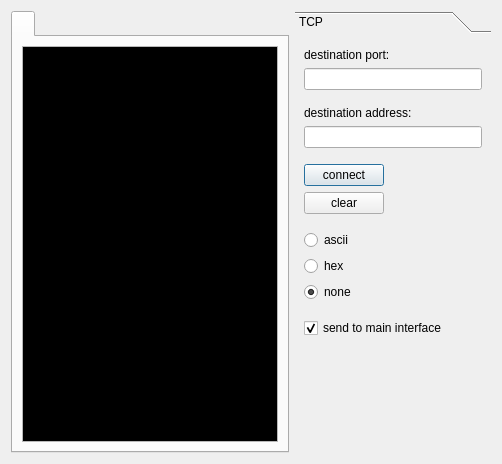
<?xml version="1.0" encoding="UTF-8"?>
<ui version="4.0">
 <class>Dialog</class>
 <widget class="QDialog" name="Dialog">
  <property name="geometry">
   <rect>
    <x>0</x>
    <y>0</y>
    <width>502</width>
    <height>464</height>
   </rect>
  </property>
  <property name="windowTitle">
   <string>dialog</string>
  </property>
  <layout class="QGridLayout" name="gridLayout_3">
   <item row="0" column="0">
    <widget class="QTabWidget" name="TabWidget">
     <widget class="QWidget" name="tab">
      <attribute name="title">
       <string/>
      </attribute>
      <layout class="QGridLayout" name="gridLayout_2">
       <item row="0" column="0">
        <widget class="QTextEdit" name="TextEdit">
         <property name="palette">
          <palette>
           <active>
            <colorrole role="WindowText">
             <brush brushstyle="SolidPattern">
              <color alpha="255">
               <red>0</red>
               <green>255</green>
               <blue>0</blue>
              </color>
             </brush>
            </colorrole>
            <colorrole role="Text">
             <brush brushstyle="SolidPattern">
              <color alpha="255">
               <red>0</red>
               <green>255</green>
               <blue>0</blue>
              </color>
             </brush>
            </colorrole>
            <colorrole role="Base">
             <brush brushstyle="SolidPattern">
              <color alpha="255">
               <red>0</red>
               <green>0</green>
               <blue>0</blue>
              </color>
             </brush>
            </colorrole>
           </active>
           <inactive>
            <colorrole role="WindowText">
             <brush brushstyle="SolidPattern">
              <color alpha="255">
               <red>0</red>
               <green>255</green>
               <blue>0</blue>
              </color>
             </brush>
            </colorrole>
            <colorrole role="Text">
             <brush brushstyle="SolidPattern">
              <color alpha="255">
               <red>0</red>
               <green>255</green>
               <blue>0</blue>
              </color>
             </brush>
            </colorrole>
            <colorrole role="Base">
             <brush brushstyle="SolidPattern">
              <color alpha="255">
               <red>0</red>
               <green>0</green>
               <blue>0</blue>
              </color>
             </brush>
            </colorrole>
           </inactive>
           <disabled>
            <colorrole role="WindowText">
             <brush brushstyle="SolidPattern">
              <color alpha="255">
               <red>120</red>
               <green>120</green>
               <blue>120</blue>
              </color>
             </brush>
            </colorrole>
            <colorrole role="Text">
             <brush brushstyle="SolidPattern">
              <color alpha="255">
               <red>120</red>
               <green>120</green>
               <blue>120</blue>
              </color>
             </brush>
            </colorrole>
            <colorrole role="Base">
             <brush brushstyle="SolidPattern">
              <color alpha="255">
               <red>240</red>
               <green>240</green>
               <blue>240</blue>
              </color>
             </brush>
            </colorrole>
           </disabled>
          </palette>
         </property>
         <property name="font">
          <font>
           <family>Arial</family>
           <pointsize>10</pointsize>
          </font>
         </property>
         <property name="lineWrapMode">
          <enum>QTextEdit::WidgetWidth</enum>
         </property>
        </widget>
       </item>
      </layout>
     </widget>
    </widget>
   </item>
   <item row="0" column="1">
    <widget class="QToolBox" name="ToolBox">
     <property name="currentIndex">
      <number>0</number>
     </property>
     <widget class="QWidget" name="pageTCP">
      <property name="geometry">
       <rect>
        <x>0</x>
        <y>0</y>
        <width>198</width>
        <height>419</height>
       </rect>
      </property>
      <attribute name="label">
       <string>TCP</string>
      </attribute>
      <layout class="QGridLayout" name="gridLayout">
       <item row="1" column="0">
        <widget class="QLineEdit" name="SocketDestinationPort">
         <property name="enabled">
          <bool>true</bool>
         </property>
         <property name="minimumSize">
          <size>
           <width>80</width>
           <height>0</height>
          </size>
         </property>
        </widget>
       </item>
       <item row="3" column="0">
        <widget class="QLabel" name="soketAddressLabel">
         <property name="text">
          <string>destination address:</string>
         </property>
        </widget>
       </item>
       <item row="5" column="0">
        <spacer name="verticalSpacer_4">
         <property name="orientation">
          <enum>Qt::Vertical</enum>
         </property>
         <property name="sizeType">
          <enum>QSizePolicy::Fixed</enum>
         </property>
         <property name="sizeHint" stdset="0">
          <size>
           <width>20</width>
           <height>10</height>
          </size>
         </property>
        </spacer>
       </item>
       <item row="4" column="0">
        <widget class="QLineEdit" name="SocketDestinationAddress">
         <property name="enabled">
          <bool>true</bool>
         </property>
         <property name="minimumSize">
          <size>
           <width>80</width>
           <height>0</height>
          </size>
         </property>
         <property name="inputMask">
          <string/>
         </property>
         <property name="text">
          <string/>
         </property>
        </widget>
       </item>
       <item row="2" column="0">
        <spacer name="verticalSpacer_2">
         <property name="orientation">
          <enum>Qt::Vertical</enum>
         </property>
         <property name="sizeType">
          <enum>QSizePolicy::Fixed</enum>
         </property>
         <property name="sizeHint" stdset="0">
          <size>
           <width>20</width>
           <height>10</height>
          </size>
         </property>
        </spacer>
       </item>
       <item row="0" column="0">
        <widget class="QLabel" name="socketPortLabel">
         <property name="text">
          <string>destination port:</string>
         </property>
        </widget>
       </item>
       <item row="6" column="0">
        <layout class="QGridLayout" name="gridLayout_4">
         <item row="0" column="1">
          <spacer name="horizontalSpacer">
           <property name="orientation">
            <enum>Qt::Horizontal</enum>
           </property>
           <property name="sizeHint" stdset="0">
            <size>
             <width>40</width>
             <height>20</height>
            </size>
           </property>
          </spacer>
         </item>
         <item row="0" column="0">
          <widget class="QPushButton" name="ConnectButton">
           <property name="text">
            <string>connect</string>
           </property>
          </widget>
         </item>
         <item row="1" column="0">
          <widget class="QPushButton" name="ClearButton">
           <property name="toolTip">
            <string>clear the console</string>
           </property>
           <property name="text">
            <string>clear</string>
           </property>
          </widget>
         </item>
        </layout>
       </item>
       <item row="13" column="0">
        <spacer name="verticalSpacer">
         <property name="orientation">
          <enum>Qt::Vertical</enum>
         </property>
         <property name="sizeHint" stdset="0">
          <size>
           <width>20</width>
           <height>40</height>
          </size>
         </property>
        </spacer>
       </item>
       <item row="11" column="0">
        <spacer name="verticalSpacer_6">
         <property name="orientation">
          <enum>Qt::Vertical</enum>
         </property>
         <property name="sizeType">
          <enum>QSizePolicy::Fixed</enum>
         </property>
         <property name="sizeHint" stdset="0">
          <size>
           <width>20</width>
           <height>10</height>
          </size>
         </property>
        </spacer>
       </item>
       <item row="8" column="0">
        <widget class="QRadioButton" name="ShowAscii">
         <property name="toolTip">
          <string>show the data as ascii in the script console</string>
         </property>
         <property name="text">
          <string>ascii</string>
         </property>
         <property name="checked">
          <bool>false</bool>
         </property>
        </widget>
       </item>
       <item row="7" column="0">
        <spacer name="verticalSpacer_5">
         <property name="orientation">
          <enum>Qt::Vertical</enum>
         </property>
         <property name="sizeType">
          <enum>QSizePolicy::Fixed</enum>
         </property>
         <property name="sizeHint" stdset="0">
          <size>
           <width>20</width>
           <height>10</height>
          </size>
         </property>
        </spacer>
       </item>
       <item row="9" column="0">
        <widget class="QRadioButton" name="ShowHex">
         <property name="toolTip">
          <string>show the data as hex in the script console</string>
         </property>
         <property name="text">
          <string>hex</string>
         </property>
        </widget>
       </item>
       <item row="10" column="0">
        <widget class="QRadioButton" name="ShowNothing">
         <property name="toolTip">
          <string>don't show the data in the script console</string>
         </property>
         <property name="text">
          <string>none</string>
         </property>
         <property name="checked">
          <bool>true</bool>
         </property>
        </widget>
       </item>
       <item row="12" column="0">
        <widget class="QCheckBox" name="SendToMainInterface">
         <property name="toolTip">
          <string>&lt;html&gt;&lt;head/&gt;&lt;body&gt;&lt;p&gt;send the received data to the main interface (this data will be shown in the standard consoles, the logs and worker script can receive it)&lt;/p&gt;&lt;/body&gt;&lt;/html&gt;</string>
         </property>
         <property name="text">
          <string>send to main interface</string>
         </property>
         <property name="checked">
          <bool>true</bool>
         </property>
        </widget>
       </item>
      </layout>
     </widget>
    </widget>
   </item>
  </layout>
 </widget>
 <resources/>
 <connections/>
</ui>
